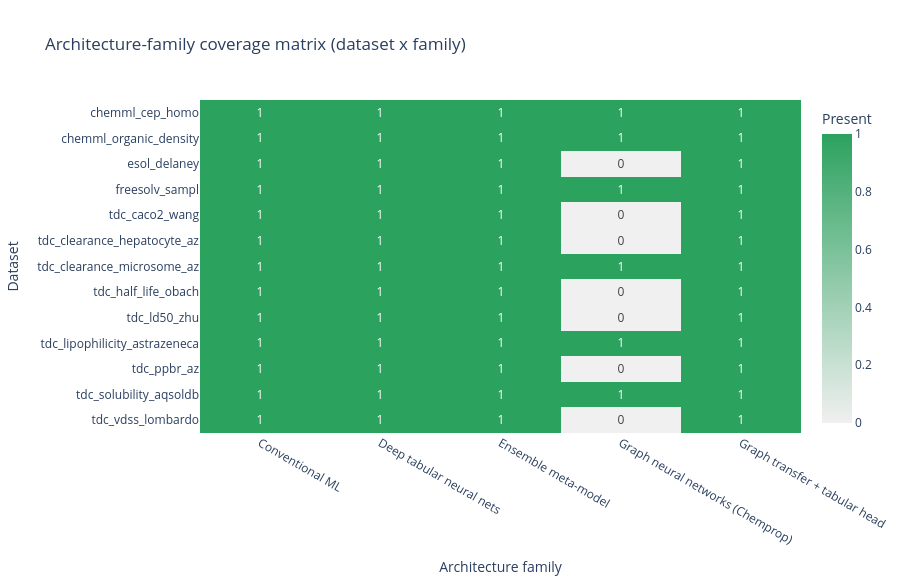

Notebook cell for this chart:
### Code cell
# Architecture coverage and prediction-diversity diagnostics


def classify_architecture_family(workflow_name, model_name):
    workflow_text = str(workflow_name or "").strip().lower()
    model_text = str(model_name or "").strip().lower()

    if "ensemble" in workflow_text or model_text.startswith("ensemble ("):
        return "Ensemble meta-model"
    if "chemprop" in workflow_text or "chemprop" in model_text:
        return "Graph neural networks (Chemprop)"
    if "maplight + gnn" in workflow_text or "maplight + gnn" in model_text:
        return "Graph transfer + tabular head"
    if "uni-mol" in workflow_text or "uni-mol" in model_text or "unimol" in model_text:
        return "3D foundation model"
    if "chemml deep learning" in workflow_text or "chemml" in model_text:
        return "Deep tabular neural nets"
    if "tuned conventional" in workflow_text:
        return "Tuned conventional ML"
    if "conventional" in workflow_text:
        return "Conventional ML"
    return "Other / unknown"


def classify_architecture_subfamily(model_name):
    model_text = str(model_name or "").strip().lower()
    if "cmpnn" in model_text:
        return "CMPNN"
    if "attentivefp" in model_text:
        return "AttentiveFP"
    if "d-mpnn" in model_text or "dmpnn" in model_text:
        return "D-MPNN"
    if "maplight + gnn" in model_text:
        return "MapLight + GNN"
    if "chemml mlp" in model_text:
        return "ChemML MLP"
    if "catboost" in model_text:
        return "CatBoost-family"
    if "xgboost" in model_text:
        return "XGBoost-family"
    if "random forest" in model_text:
        return "RandomForest-family"
    if "svr" in model_text:
        return "SVR"
    if "elasticnet" in model_text:
        return "ElasticNet-family"
    if model_text.startswith("ensemble ("):
        return "Stacking / averaging"
    return str(model_name or "")


coverage_source = SUMMARY_METRICS.copy()
error_col = pick_column(coverage_source.columns, ["error", "Error"])
if error_col is not None:
    coverage_source = coverage_source.loc[
        coverage_source[error_col].isna()
        | (coverage_source[error_col].astype(str).str.strip() == "")
    ].copy()

if coverage_source.empty:
    display_note("No successful model rows were available for architecture-coverage diagnostics.")
else:
    coverage_source["architecture_family"] = coverage_source.apply(
        lambda row: classify_architecture_family(row.get("workflow", ""), row.get("model", "")),
        axis=1,
    )
    coverage_source["architecture_subfamily"] = coverage_source["model"].apply(classify_architecture_subfamily)

    family_summary = (
        coverage_source.groupby("architecture_family", dropna=False)
        .agg(
            datasets=("dataset", "nunique"),
            models=("model", "nunique"),
            rows=("model", "size"),
            mean_rmse=(RMSE_COL, "mean") if RMSE_COL in coverage_source.columns else ("model", "size"),
        )
        .reset_index()
        .sort_values(["datasets", "rows"], ascending=[False, False])
    )

    display_note("### Architecture Coverage")
    display(family_summary)

    dataset_family_presence = (
        coverage_source.assign(present=1)
        .groupby(["dataset", "architecture_family"], dropna=False)["present"]
        .max()
        .unstack(fill_value=0)
        .sort_index()
    )

    coverage_fraction = dataset_family_presence.mean(axis=1).rename("coverage_fraction").reset_index()
    coverage_fraction = coverage_fraction.sort_values("coverage_fraction", ascending=False)
    display_note("### Per-dataset architecture-family coverage")
    display(coverage_fraction)

    coverage_fig = px.imshow(
        dataset_family_presence,
        aspect="auto",
        color_continuous_scale=[[0.0, "#f0f0f0"], [1.0, "#2ca25f"]],
        labels={"x": "Architecture family", "y": "Dataset", "color": "Present"},
        title="Architecture-family coverage matrix (dataset x family)",
        text_auto=True,
    )
    coverage_fig.update_layout(height=max(420, 45 * len(dataset_family_presence.index)))
    coverage_fig.show()

    if PREDICTIONS is None or PREDICTIONS.empty:
        display_note("No predictions table was found; skipping architecture-diversity diagnostics.")
    else:
        pred_df = PREDICTIONS.copy()
        dataset_col = pick_column(pred_df.columns, ["dataset", "dataset_id", "dataset_name"])
        model_col = pick_column(pred_df.columns, ["model", "Model"])
        predicted_col = pick_column(pred_df.columns, ["predicted", "prediction", "y_pred"])
        split_col = pick_column(pred_df.columns, ["split", "Split"])
        smiles_col = pick_column(pred_df.columns, ["smiles", "SMILES", "canonical_smiles"])
        row_col = pick_column(pred_df.columns, ["row_id", "Row", "index"])

        required = [dataset_col, model_col, predicted_col]
        if any(col is None for col in required):
            display_note("Predictions table is missing dataset/model/prediction columns; skipping diversity diagnostics.")
        else:
            pred_df = pred_df.rename(columns={dataset_col: "dataset", model_col: "model", predicted_col: "predicted"})
            if split_col is not None:
                pred_df = pred_df.rename(columns={split_col: "split"})
                pred_df = pred_df.loc[pred_df["split"].astype(str).str.lower() == "test"].copy()

            if smiles_col is not None:
                pred_df = pred_df.rename(columns={smiles_col: "smiles_key"})
            elif row_col is not None:
                pred_df = pred_df.rename(columns={row_col: "smiles_key"})
            else:
                pred_df["smiles_key"] = pred_df.groupby(["dataset", "model"]).cumcount().astype(str)

            pred_df["predicted"] = pd.to_numeric(pred_df["predicted"], errors="coerce")
            pred_df = pred_df.loc[pred_df["predicted"].notna()].copy()

            diversity_rows = []
            pair_rows = []
            for dataset_name, group in pred_df.groupby("dataset", sort=True):
                wide = group.pivot_table(index="smiles_key", columns="model", values="predicted", aggfunc="mean")
                if wide.shape[1] < 2:
                    continue

                corr = wide.corr(method="spearman")
                if corr.shape[0] < 2:
                    continue

                corr_values = corr.to_numpy(dtype=float)
                tri = np.triu_indices_from(corr_values, k=1)
                pair_corr = corr_values[tri]
                pair_corr = pair_corr[np.isfinite(pair_corr)]
                if pair_corr.size == 0:
                    continue

                abs_corr = np.abs(pair_corr)
                diversity_rows.append(
                    {
                        "dataset": dataset_name,
                        "models_in_pairwise_corr": int(corr.shape[0]),
                        "pair_count": int(pair_corr.size),
                        "mean_abs_spearman": float(np.mean(abs_corr)),
                        "median_abs_spearman": float(np.median(abs_corr)),
                        "max_abs_spearman": float(np.max(abs_corr)),
                        "diversity_index": float(1.0 - np.median(abs_corr)),
                    }
                )

                cols = list(corr.columns)
                for i in range(len(cols)):
                    for j in range(i + 1, len(cols)):
                        value = corr.iat[i, j]
                        if pd.isna(value):
                            continue
                        pair_rows.append(
                            {
                                "dataset": dataset_name,
                                "model_a": str(cols[i]),
                                "model_b": str(cols[j]),
                                "spearman": float(value),
                                "abs_spearman": float(abs(value)),
                            }
                        )

            if not diversity_rows:
                display_note("Prediction diversity diagnostics could not be computed (insufficient aligned test predictions).")
            else:
                diversity_df = pd.DataFrame(diversity_rows).sort_values("diversity_index", ascending=False).reset_index(drop=True)
                display_note("### Prediction Diversity Across Architectures")
                display(diversity_df)

                diversity_fig = px.bar(
                    diversity_df.sort_values("diversity_index", ascending=True),
                    x="dataset",
                    y="diversity_index",
                    hover_data=["models_in_pairwise_corr", "median_abs_spearman", "max_abs_spearman"],
                    title="Architecture diversity index by dataset (1 - median |Spearman|)",
                )
                diversity_fig.update_layout(yaxis_title="Diversity index (higher is better)", xaxis_title="Dataset")
                diversity_fig.show()

                if pair_rows:
                    pair_df = pd.DataFrame(pair_rows)
                    pair_df["pair"] = pair_df.apply(
                        lambda row: " / ".join(sorted([str(row["model_a"]), str(row["model_b"])])),
                        axis=1,
                    )
                    pair_summary = (
                        pair_df.groupby("pair", dropna=False)
                        .agg(
                            datasets=("dataset", "nunique"),
                            mean_abs_spearman=("abs_spearman", "mean"),
                            median_abs_spearman=("abs_spearman", "median"),
                            max_abs_spearman=("abs_spearman", "max"),
                        )
                        .reset_index()
                        .sort_values(["mean_abs_spearman", "datasets"], ascending=[False, False])
                    )
                    display_note("### Most redundant model pairs (cross-dataset)")
                    display(pair_summary.head(20))

### Figure 1 — Plotly figure (JSON) as saved in the notebook; plotly's stock layout.template omitted (floating-point values rounded to 4 significant figures)
{"data": [{"coloraxis": "coloraxis", "hovertemplate": "Architecture family: %{x}<br>Dataset: %{y}<br>Present: %{z}<extra></extra>", "name": "0", "texttemplate": "%{z}", "type": "heatmap", "x": ["Conventional ML", "Deep tabular neural nets", "Ensemble meta-model", "Graph neural networks (Chemprop)", "Graph transfer + tabular head"], "xaxis": "x", "y": ["chemml_cep_homo", "chemml_organic_density", "esol_delaney", "freesolv_sampl", "tdc_caco2_wang", "tdc_clearance_hepatocyte_az", "tdc_clearance_microsome_az", "tdc_half_life_obach", "tdc_ld50_zhu", "tdc_lipophilicity_astrazeneca", "tdc_ppbr_az", "tdc_solubility_aqsoldb", "tdc_vdss_lombardo"], "yaxis": "y", "z": [[1, 1, 1, 1, 1], [1, 1, 1, 1, 1], [1, 1, 1, 0, 1], [1, 1, 1, 1, 1], [1, 1, 1, 0, 1], [1, 1, 1, 0, 1], [1, 1, 1, 1, 1], [1, 1, 1, 0, 1], [1, 1, 1, 0, 1], [1, 1, 1, 1, 1], [1, 1, 1, 0, 1], [1, 1, 1, 1, 1], [1, 1, 1, 0, 1]]}], "layout": {"coloraxis": {"colorbar": {"title": {"text": "Present"}}, "colorscale": [[0, "#f0f0f0"], [1, "#2ca25f"]]}, "height": 585, "title": {"text": "Architecture-family coverage matrix (dataset x family)"}, "xaxis": {"anchor": "y", "domain": [0, 1], "title": {"text": "Architecture family"}}, "yaxis": {"anchor": "x", "autorange": "reversed", "domain": [0, 1], "title": {"text": "Dataset"}}}}
